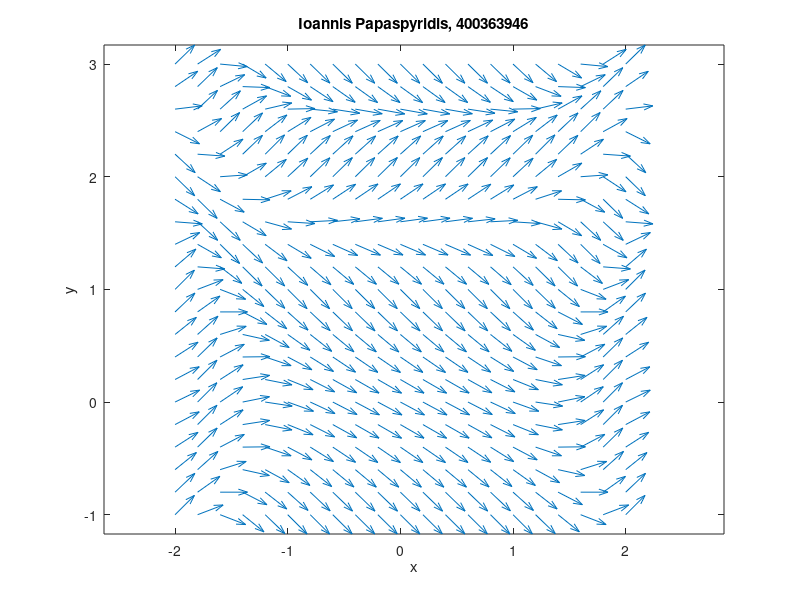

Recreate this plot in MATLAB.
[x, y] = meshgrid(-2:0.2:2,-1:0.2:3);

a = ones(size(x));
b = sin(((x.^4)./5)+12./exp((y.^2)./10));

ascaled = a./sqrt(a.^2+b.^2);
bscaled = b./sqrt(a.^2+b.^2);


quiver(x,y,ascaled,bscaled)
axis equal;
hold on
title('Ioannis Papaspyridis, 400363946');
xlabel('x');
ylabel('y');